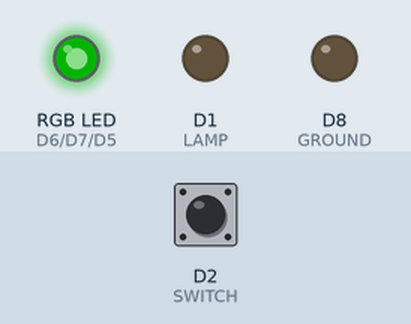
Recording of a sketch running on a simulated ESP8266 (NodeMCU). Shown: an RGB LED mixed from three pins (HIGH = lit), output pins drawn as LEDs (lit = HIGH). Inputs (shaded band) come from the test bench; at power-on: D2 (SWITCH) LOW. Dim RGB values are drawn brighter than linear; WiFi joins after 1.5 s; servers stay silent unless stated; what the sketch prints to the serial monitor is not drawn.

Above: at 2.7 s.
2.8 s: D2 (SWITCH) pulled HIGH for 0.15 s
At 3.8 s:
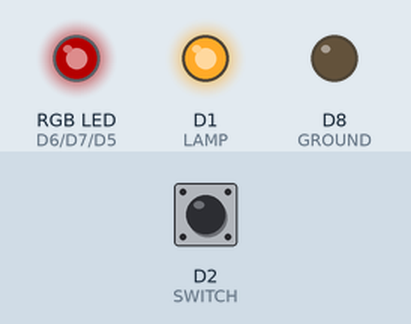
5.9 s: D2 (SWITCH) pulled HIGH for 1 s
At 6.2 s:
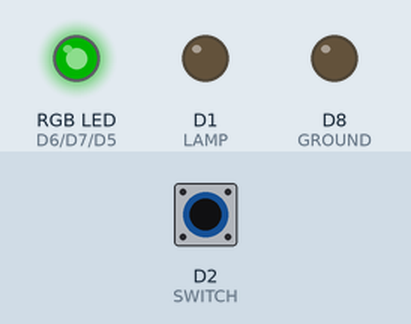
8.4 s: D2 (SWITCH) pulled HIGH for 3.2 s
At 9.3 s:
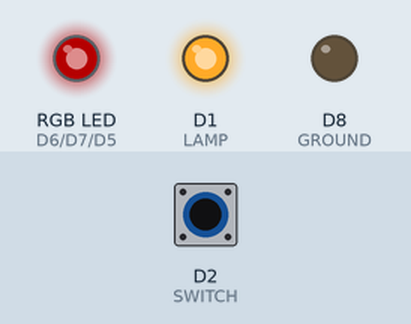
Timing chart, 0 to 11.4 s (numbered marks = the images above; inputs shaded):
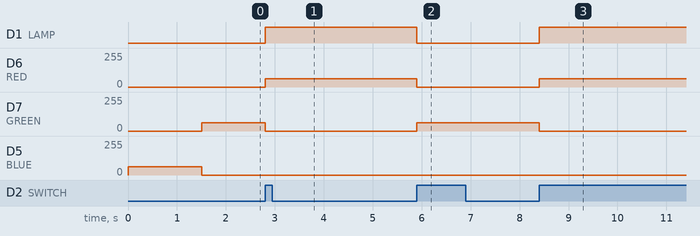

Measured:
- after the input at 2.8 s, D1 (LAMP): LOW → HIGH at once; D6 (RED): 0/255 → 63/255 at once; D7 (GREEN): 63/255 → 0/255 at once
- after the input at 5.9 s, D1 (LAMP): HIGH → LOW at once; D6 (RED): 63/255 → 0/255 at once; D7 (GREEN): 0/255 → 63/255 at once
- after the input at 8.4 s, D1 (LAMP): LOW → HIGH at once; D6 (RED): 0/255 → 63/255 at once; D7 (GREEN): 63/255 → 0/255 at once

The sketch:

Homebridge-HTTP-Lamp.ino
```cpp
#include "ESP8266WiFi.h"
#include <WiFiClient.h>

//Naming Vars
const int LAMP = D1; //Relay
const int SWITCH = D2; //Capacitive touch
const int RED = D6; //Red LED
const int GREEN = D7; //Green LED
const int BLUE = D5; //Blue LED
const int GROUND = D8; //Emulated ground
String PLACE = "bedroom"; //Room name
String ACCESSORY = "lamp"; //Accessory name

//Network variables
const char* ssid = "ssid"; //WiFi Name
const char* password = "password"; //WiFi Password
const IPAddress ip(192, 168, 0, 201); //Board IP
const IPAddress dns(8, 8, 4, 4); //DNS
const IPAddress gateway(192, 168, 0, 1); //Router
const IPAddress subnet(255, 255, 255, 0); //Subnet mask
WiFiServer server(80); //Server

//control variables
bool previousState = false; //Previous State
int LampState = HIGH; //Lamp State

//Color variables
String OnHexString = "00ff00"; //Lamp HEX color on (start Green)
String OffHexString = "ff0000"; //Lamp HEX color off (start Red)
int onRed = 0; //Red LED color on
int onGreen = 255; //Green LED color on
int onBlue = 0; //Blue LED color on
int offRed = 255; //Red LED color off
int offGreen = 0; //Green LED color off
int offBlue = 0; //Blue LED color off

//Turn Lamp ON or OFF
void ChangeLampState(bool state){
  digitalWrite(LAMP, !state); //Turn Relay ON/OFF
  LampState = state; //Set Lamp State
}

//Handle HTTP Requests
void HomebridgeRequests(){
  WiFiClient client = server.available(); //Verify if there is a request
  if (!client) {
    return; //Return if there is no requests
  }

  Serial.println("new client");
  while (!client.available()) { //Wait for client
    delay(1);
  }

  String req = client.readStringUntil('\r'); //Get the request url
  Serial.println(req);

  //Page preparation
  client.println("HTTP/1.1 200 OK"); //Set response to HTTP Code 200 OK
  client.println("Content-Type: text/html"); //Set content type to HTML
  client.println();

  //Verify the URL accessed on the format IP/PLACE+ACCESSORY/object/state
  //Example: 192.168.0.201/bedroomlamp/switch/on
  if (req.indexOf("/" + PLACE + ACCESSORY + "/switch/on") != -1) { //Turn on switch
    ChangeLampState(HIGH);
    client.println("<!DOCTYPE HTML>\r\n<html>\r\nBedroom lamp is now on</html>");
  }
  else if (req.indexOf("/" + PLACE + ACCESSORY + "/switch/off") != -1) { //Turn off switch
    ChangeLampState(LOW);
    client.println("<!DOCTYPE HTML>\r\n<html>\r\nBedroom lamp is now off</html>");
  }
  else if (req.indexOf("/" + PLACE + ACCESSORY + "/switch/status") != -1) { //Verify switch status
    client.println(LampState);
  }
  else if (req.indexOf("/" + PLACE + ACCESSORY + "/color/status") != -1) { //Verify color status
    if(LampState){
      client.println(OnHexString);
    }
    else if(!LampState){
      client.println(OffHexString);
    }
  }
  else if (req.indexOf("/" + PLACE + ACCESSORY + "/color") != -1) { //Set color
    if(LampState){
      OnHexString = "";
      OnHexString = (req.substring(req.length()-15, req.length()-9));
      setHex(OnHexString);
    }
    else if(!LampState){
      OffHexString = "";
      OffHexString = (req.substring(req.length()-15, req.length()-9));
      setHex(OffHexString);
    }
  }
  else
  {
    Serial.println("invalid request"); //Invalid path
    client.stop();
    return;
  }

  while (client.read() >= 0);
  client.stop();
  delay(1);
  Serial.println("Client disonnected");
}

//Handle Capacitive Touch
void SwitchRequests(){ //Handle
  LampState = !digitalRead(LAMP);
  if(digitalRead(SWITCH) == HIGH){
    if(previousState == false){
      previousState = true;
      ChangeLampState(!LampState);
    }
  }
  else if(digitalRead(SWITCH) == LOW){
    previousState = false;
  }
}

//Manage RGB LED Color
void ManageRGBLed(){
  if(!LampState){
    analogWrite(RED, offRed);
    analogWrite(GREEN, offGreen);
    analogWrite(BLUE, offBlue);
  }
  else{
    analogWrite(RED, onRed);
    analogWrite(GREEN, onGreen);
    analogWrite(BLUE, onBlue);
  }
}

//Set RGB color based on HEX String
void setHex(String hexString) {
  long number = (long) strtol( &hexString[0], NULL, 16);
  int r = number >> 16;
  int g = number >> 8 & 0xFF;
  int b = number & 0xFF;
  r = map(r, 0, 255, 0, 1023);
  g = map(g, 0, 255, 0, 1023);
  b = map(b, 0, 255, 0, 1023);
  if(LampState){
      onRed = r;
      onGreen = g;
      onBlue = b;
    }
    else if(!LampState){
      offRed = r;
      offGreen = g;
      offBlue = b;
    }
}

void setup(void){
  //Prepare pins
  pinMode(LAMP, OUTPUT);
  pinMode(SWITCH, INPUT);
  pinMode(RED, OUTPUT);
  pinMode(GREEN, OUTPUT);
  pinMode(BLUE, OUTPUT);
  pinMode(GROUND, OUTPUT);
  digitalWrite(GROUND, LOW); //Emulate ground

  Serial.begin(9600);
  WiFi.begin(ssid, password); //Start WiFi

  while (WiFi.status() != WL_CONNECTED) { //Wait WiFi to connect and make LED blue
     analogWrite(RED, 0);
     analogWrite(GREEN, 0);
     analogWrite(BLUE, 255);
     delay(500);
  }
  Serial.println("");
  Serial.println("WiFi connected");
  WiFi.config(ip, dns, gateway, subnet); //Configure WiFi
  server.begin();
  Serial.println("Server started");
  Serial.println(WiFi.localIP());
}

void loop() {
  HomebridgeRequests();
  SwitchRequests();
  ManageRGBLed();
}
```
